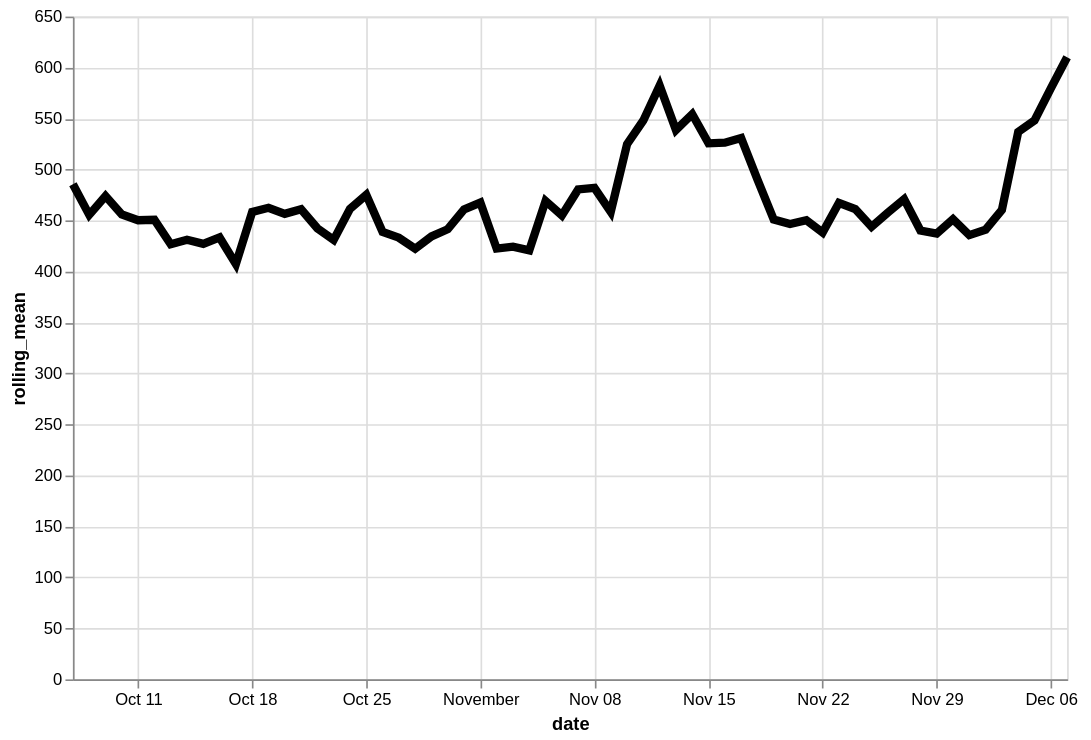

This figure's Vega-Lite source:
### Vega-Lite specification from a JSON file in a GitHub repository (floating-point values rounded to 4 significant figures)
{"config": {"view": {"continuousWidth": 400, "continuousHeight": 300}}, "data": {"name": "data-b1c9051a256cfe68e81911b97710ce3d"}, "mark": {"type": "line", "color": "black", "size": 5}, "encoding": {"x": {"type": "temporal", "field": "date"}, "y": {"type": "quantitative", "field": "rolling_mean"}}, "height": 400, "transform": [{"window": [{"op": "mean", "field": "log_price", "as": "rolling_mean"}], "frame": [-4, 3]}], "width": 600, "$schema": "https://vega.github.io/schema/vega-lite/v4.8.1.json", "datasets": {"data-b1c9051a256cfe68e81911b97710ce3d": [{"date": "2020-10-07", "log_price": 512.0}, {"date": "2020-10-08", "log_price": 555.0}, {"date": "2020-10-09", "log_price": 416.6}, {"date": "2020-10-10", "log_price": 458.3}, {"date": "2020-10-11", "log_price": 335.9}, {"date": "2020-10-12", "log_price": 566.8}, {"date": "2020-10-13", "log_price": 347.0}, {"date": "2020-10-14", "log_price": 410.4}, {"date": "2020-10-15", "log_price": 515.7}, {"date": "2020-10-16", "log_price": 363.2}, {"date": "2020-10-17", "log_price": 451.8}, {"date": "2020-10-18", "log_price": 426.1}, {"date": "2020-10-19", "log_price": 386.0}, {"date": "2020-10-20", "log_price": 357.9}, {"date": "2020-10-21", "log_price": 755.5}, {"date": "2020-10-22", "log_price": 443.4}, {"date": "2020-10-23", "log_price": 468.6}, {"date": "2020-10-24", "log_price": 398.7}, {"date": "2020-10-25", "log_price": 302.6}, {"date": "2020-10-26", "log_price": 335.0}, {"date": "2020-10-27", "log_price": 629.6}, {"date": "2020-10-28", "log_price": 468.4}, {"date": "2020-10-29", "log_price": 464.1}, {"date": "2020-10-30", "log_price": 398.1}, {"date": "2020-10-31", "log_price": 381.9}, {"date": "2020-11-01", "log_price": 495.4}, {"date": "2020-11-02", "log_price": 359.2}, {"date": "2020-11-03", "log_price": 490.1}, {"date": "2020-11-04", "log_price": 683.3}, {"date": "2020-11-05", "log_price": 108.0}, {"date": "2020-11-06", "log_price": 478.9}, {"date": "2020-11-07", "log_price": 369.1}, {"date": "2020-11-08", "log_price": 769.4}, {"date": "2020-11-09", "log_price": 381.8}, {"date": "2020-11-10", "log_price": 562.8}, {"date": "2020-11-11", "log_price": 503.2}, {"date": "2020-11-12", "log_price": 494.9}, {"date": "2020-11-13", "log_price": 638.3}, {"date": "2020-11-14", "log_price": 665.7}, {"date": "2020-11-15", "log_price": 642.8}, {"date": "2020-11-16", "log_price": 420.9}, {"date": "2020-11-17", "log_price": 506.0}, {"date": "2020-11-18", "log_price": 334.2}, {"date": "2020-11-19", "log_price": 507.6}, {"date": "2020-11-20", "log_price": 531.2}, {"date": "2020-11-21", "log_price": 313.6}, {"date": "2020-11-22", "log_price": 351.9}, {"date": "2020-11-23", "log_price": 606.6}, {"date": "2020-11-24", "log_price": 451.1}, {"date": "2020-11-25", "log_price": 409.9}, {"date": "2020-11-26", "log_price": 566.4}, {"date": "2020-11-27", "log_price": 459.3}, {"date": "2020-11-28", "log_price": 391.6}, {"date": "2020-11-29", "log_price": 425.5}, {"date": "2020-11-30", "log_price": 457.5}, {"date": "2020-12-01", "log_price": 360.2}, {"date": "2020-12-02", "log_price": 426.9}, {"date": "2020-12-03", "log_price": 522.9}, {"date": "2020-12-04", "log_price": 441.5}, {"date": "2020-12-05", "log_price": 502.4}, {"date": "2020-12-06", "log_price": 546.6}, {"date": "2020-12-07", "log_price": 1037.0}]}}
